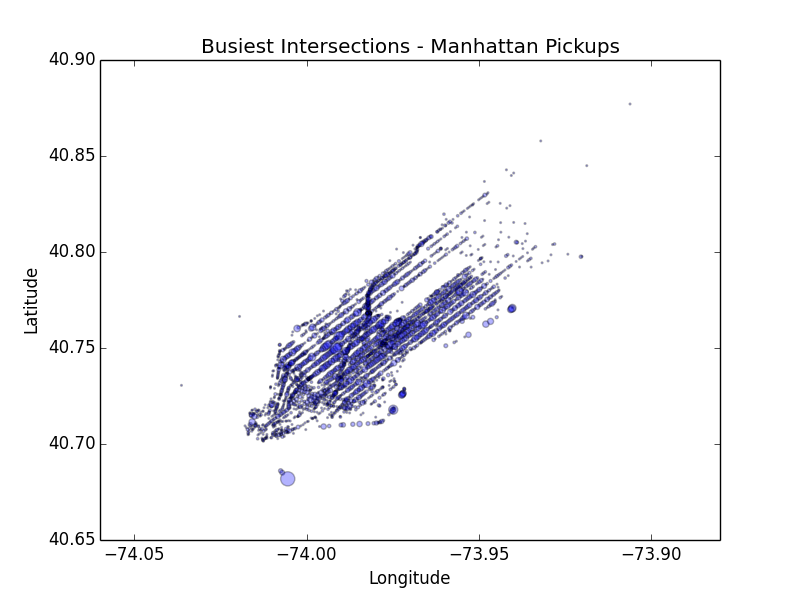

This figure's Python source:
import sys
import time
import csv
from math import sqrt
from scipy import spatial
import matplotlib.pyplot as plt


def loadRoadNetworkIntersections(filename):
    #bbox around Manhattan
    latBounds = [40.6,40.9]
    lngBounds = [-74.05,-73.90]
    #
    listWithIntersectionCoordinates = []
    f = open(filename)
    reader = csv.reader(f, delimiter=' ')
    for l in reader:
        try:
            point = [float(l[0]),float(l[1])]
            if latBounds[0] <= point[0] <= latBounds[1] and lngBounds[0] <= point[1] <= lngBounds[1]:
                listWithIntersectionCoordinates.append(point)
        except:
            print l

    return listWithIntersectionCoordinates

def loadTaxiTrips(filename):
    #load pickup positions
    loadPickup = True
    #bbox around Manhattan
    latBounds = [40.6,40.9]
    lngBounds = [-74.05,-73.90]
    #
    f = open(filename)
    reader = csv.reader(f)
    header = reader.next()
    #
    if loadPickup:        
        lngIndex = header.index(' pickup_longitude')
        latIndex = header.index(' pickup_latitude')
    else:
        latIndex = header.index(' dropoff_latitude')
        lngIndex = header.index(' dropoff_longitude')
    result = []
    for l in reader:
        try:
            point = [float(l[latIndex]),float(l[lngIndex])]
            if latBounds[0] <= point[0] <= latBounds[1] and lngBounds[0] <= point[1] <= lngBounds[1]:
                result.append(point)

        except:
            print l
    return result
    
def naiveApproach(intersections, tripLocations):
    #counts is a dictionary that has as keys the intersection index in the intersections list
    #and as values the number of trips in the tripLocation list which has the key as the closest
    #intersection.
    counts = {}
    startTime = time.time()

    #TODO: insert your code here. You should implement the naive approach, i.e., loop 
    #      through all the trips and find the closest intersection by looping through
    #      all of them
    for x in range(len(intersections)):
		counts[x] = 0
    
    for p in tripLocations:			# pickups
		x_idx = 0					# intersection index
		least_dist = 10000			# dummy distance
		best_idx = 'na'
		for x in intersections:
			dist = sqrt((x[0] - p[0])**2 + (x[1] - p[1])**2)
			if dist < least_dist:
				least_dist = dist
				best_idx = x_idx
			x_idx += 1
		counts[best_idx] += 1

    #
    endTime = time.time()
    print 'The naive computation took', (endTime - startTime), 'seconds'
    return counts

def kdtreeApproach(intersections, tripLocations):
    #counts is a dictionary that has as keys the intersection index in the intersections list
    #and as values the number of trips in the tripLocation list which has the key as the closest
    #intersection.
    counts = {}
    startTime = time.time()

    #TODO: insert your code here. You should build the kdtree and use it to query the closest
    #      intersection for each trip
    for x in range(len(intersections)):
		counts[x] = 0
		
    tree = spatial.KDTree(intersections)
    
    pts = tripLocations
    
    for i in tree.query(pts)[1]:
		counts[i] += 1

    #
    endTime = time.time()
    print 'The kdtree computation took', (endTime - startTime), 'seconds'
    return counts

def plotResults(intersections, counts):
    #TODO: intersect the code to plot here
    
    intersectCount = {'lat': [], 'lng': [], 'count': []}
    
    for k in counts:
		intersectCount['lat'].append(intersections[k][0])
		intersectCount['lng'].append(intersections[k][1])
		intersectCount['count'].append(counts[k] * 1.5)
		
    # print intersectCount    

    plt.scatter(intersectCount['lng'], intersectCount['lat'], s=intersectCount['count'], alpha=0.3)
    plt.title('Busiest Intersections - Manhattan Pickups')
    plt.ylabel('Latitude')
    plt.xlabel('Longitude')
    plt.show()
    print 'TODO'

if __name__ == '__main__':
    #these functions are provided and they already load the data for you
    roadIntersections = loadRoadNetworkIntersections(sys.argv[1])
    # print len(roadIntersections)
    tripPickups       = loadTaxiTrips(sys.argv[2])

    #You need to implement this one. You need to make sure that the counts are correct
    naiveCounts = naiveApproach(roadIntersections,tripPickups)
    # print len(naiveCounts)
    
    '''tripCounts = 0
    
    for k in naiveCounts:
		tripCounts += naiveCounts[k]
		
    print tripCounts'''

    #You need to implement this one. You need to make sure that the counts are correct
    kdtreeCounts = kdtreeApproach(roadIntersections,tripPickups)
    # json.dump(kdtreeCounts, open('kdtree.txt', 'w'))

    #
    plotResults(roadIntersections,kdtreeCounts)
